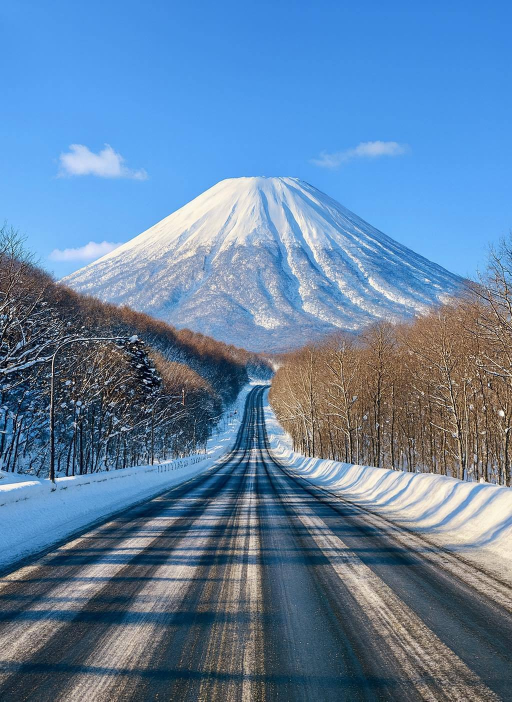
#> input picture vision/soccer.jpg, 1024 x 1403 px, found by its file name (shown at 1/2 size)
$ python 4-4.py
#> lines starting #> are read from the running program, lines starting #| are printed output that depends on the picture; after the words box and inside, x2 and y2 are one past the last pixel; in counts of white or black regions, pixels touching at a corner belong together
import cv2 as cv
import numpy as np

img = cv.imread('/Users/cho/2-2Class/vision/soccer.jpg')
#> img is the input picture: shape (1403, 1024, 3); mean B, G, R 162.9, 129.5, 97.5
img = cv.resize(img, dsize=(0, 0), fx=0.4, fy=0.4)
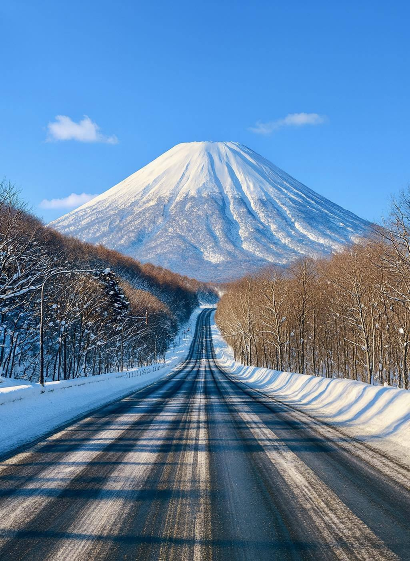
#> img: shape (561, 410, 3); mean B, G, R 162.9, 129.5, 97.5
gray = cv.cvtColor(img, cv.COLOR_BGR2GRAY)
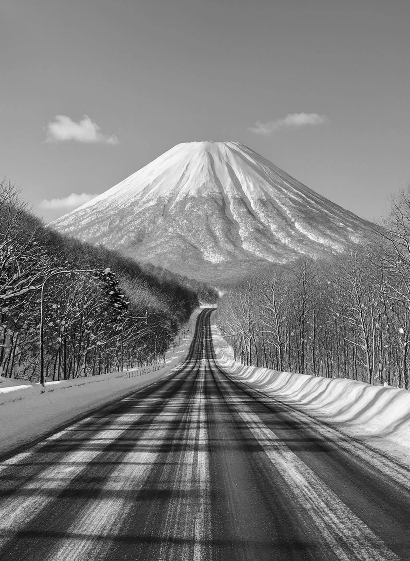
#> gray: shape (561, 410); min 1, max 253, mean 123.7

cv.putText(gray, 'soccer', (10, 20),
           cv.FONT_HERSHEY_SIMPLEX, 0.7, (255, 255, 255), 2)
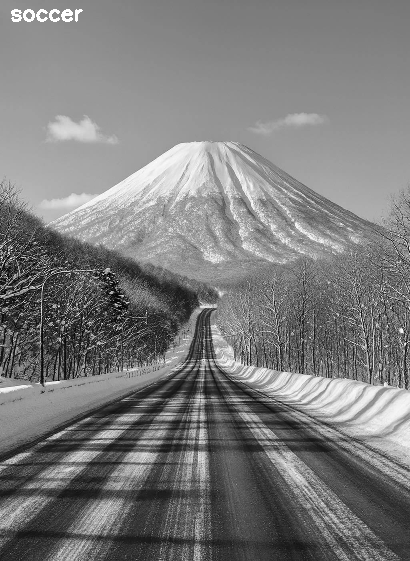
#> gray: shape (561, 410); 0.22% of pixels changed, all inside (x1, y1, x2, y2) = (11, 9, 83, 22)

cv.imshow('Original', gray)

smooth = np.hstack((
    cv.GaussianBlur(gray, (5, 5), 0.0),
    cv.GaussianBlur(gray, (9, 9), 0.0),
    cv.GaussianBlur(gray, (15, 15), 0.0)
))
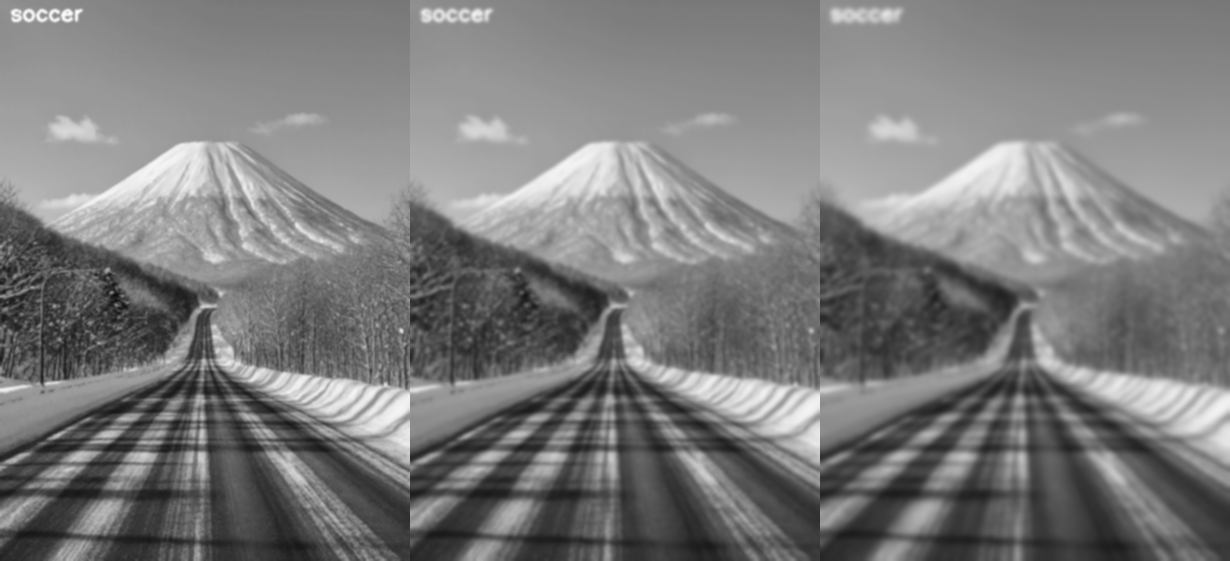
#> smooth: shape (561, 1230); min 13, max 253, mean 124

cv.imshow('Smooth', smooth)

femboss = np.array([
    [-1.0, 0.0, 0.0],
    [0.0, 0.0, 0.0],
    [0.0, 0.0, 1.0]
])

gray16 = np.int16(gray)

emboss = np.uint8(
    np.clip(cv.filter2D(gray16, -1, femboss) + 128, 0, 255)
)
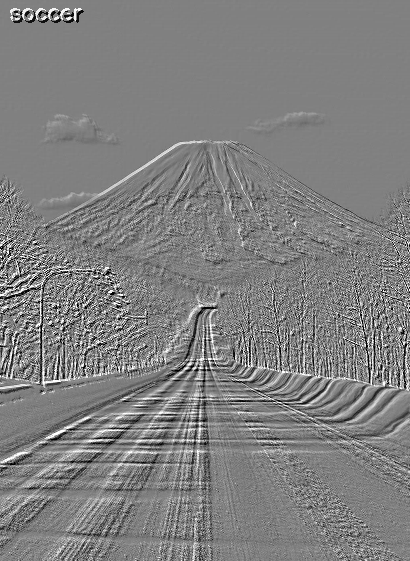
#> emboss: shape (561, 410); min 0, max 255, mean 127.9

emboss_bad = np.uint8(
    cv.filter2D(gray16, -1, femboss) + 128
)
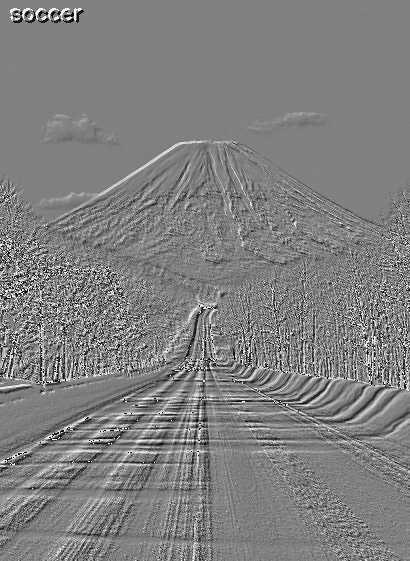
#> emboss_bad: shape (561, 410); min 0, max 255, mean 127.9

emboss_worse = cv.filter2D(gray, -1, femboss)
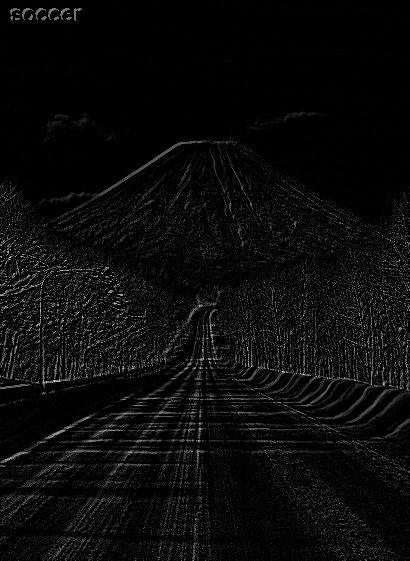
#> emboss_worse: shape (561, 410); min 0, max 220, mean 9.7

cv.imshow('Emboss', emboss)
cv.imshow('Emboss_bad', emboss_bad)
cv.imshow('Emboss_worse', emboss_worse)

cv.waitKey()
cv.destroyAllWindows()
